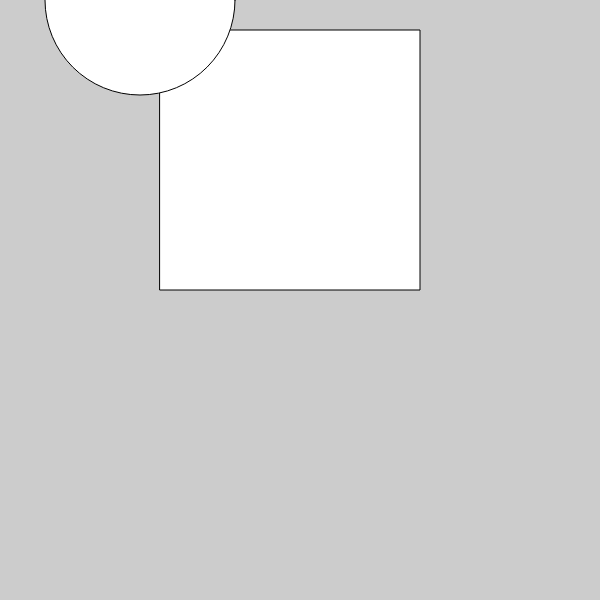
Frame 1 (no input)
Frame 60 (no input): identical to frame 1, image omitted
Frame 120 (the mouse pressed at the canvas centre since frame 60): identical to frame 1, image omitted

The p5.js sketch that drew this single still picture (run headless with seeded random() and noise() and a simulated clock; from frame 60 on, the mouse is pressed at the canvas centre):

// p5.js sketch
// ── sketch.js
function setup() {
  createCanvas(600, 600);
}

function draw() {
  background(204);
  rect(160, 30, 260,);
  ellipse(140, 0, 190, 190);
}
